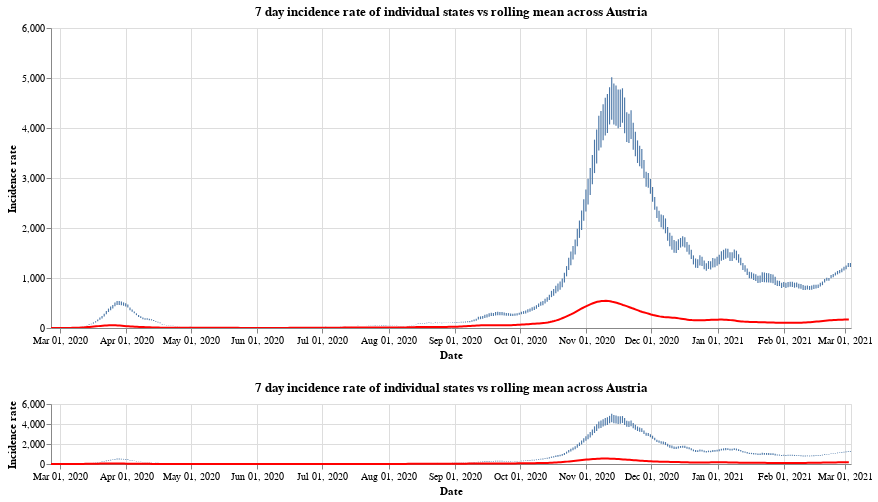

Notebook source saved alongside this figure:
### Markdown cell above
Finally we have the

### Code cell
#collapse
brush = alt.selection(type='interval', encodings=['x'])
states = at_data['Bundesland'].unique()
states.sort()

selection = alt.selection_single(
    name='Select',
    fields=['Bundesland'],
    init={'Bundesland': 'Vorarlberg'},
    bind={'Bundesland': alt.binding_select(options=states)}
)

# scatter plot, modify opacity based on selection
bars = alt.Chart(at_data).mark_bar().add_selection(
    selection
).encode(
    x=alt.X("yearmonthdate(Time):T", axis=alt.Axis(title='Date')),
    y=alt.Y("SiebenTageInzidenzFaelle:Q", axis=alt.Axis(title='Incidence rate')),
    tooltip='SiebenTageInzidenzFaelle:Q',
    opacity=alt.condition(selection, alt.value(1), alt.value(0))
).properties(title=f'7 day incidence rate of individual states vs rolling mean across Austria', width=800)

line = alt.Chart(all_austria).mark_line(
    color='red',
    size=2,
).transform_window(
    rolling_mean='mean(SiebenTageInzidenzFaelle)',
    frame=[0, 7]
).encode(
    x='yearmonthdate(Time):T',
    y='rolling_mean:Q'
)

base = alt.layer(bars, line)
upper_bars = bars.encode(
    alt.X('yearmonthdate(Time):T',axis=alt.Axis(title='Date'),
          scale=alt.Scale(domain=brush))
)
upper_line = line.encode(
    alt.X('yearmonthdate(Time):T',axis=alt.Axis(title='Date'),
          scale=alt.Scale(domain=brush))
)

upper = alt.layer(upper_bars, upper_line)

lower = base.properties(
    height=60
).add_selection(brush)
upper & lower

### Figure 1 — Vega-Lite specification as saved in the notebook (floating-point values rounded to 4 significant figures; data arrays with more than 128 entries replaced by an {"elided": "..."} marker saying what was removed)
{"config": {"view": {"continuousWidth": 400, "continuousHeight": 300}}, "vconcat": [{"layer": [{"data": {"name": "data-84c5f18140093a6f29cc3582fcdb5353"}, "mark": "bar", "encoding": {"opacity": {"condition": {"value": 1, "selection": "Select"}, "value": 0}, "tooltip": {"type": "quantitative", "field": "SiebenTageInzidenzFaelle"}, "x": {"type": "temporal", "axis": {"title": "Date"}, "field": "Time", "scale": {"domain": {"selection": "selector003"}}, "timeUnit": "yearmonthdate"}, "y": {"type": "quantitative", "axis": {"title": "Incidence rate"}, "field": "SiebenTageInzidenzFaelle"}}, "selection": {"Select": {"type": "single", "fields": ["Bundesland"], "init": {"Bundesland": "Vorarlberg"}, "bind": {"Bundesland": {"input": "select", "options": ["Burgenland", "Kärnten", "Niederösterreich", "Oberösterreich", "Salzburg", "Steiermark", "Tirol", "Vorarlberg", "Wien", "Österreich"]}}}}, "title": "7 day incidence rate of individual states vs rolling mean across Austria", "width": 800}, {"data": {"name": "data-1c46c1cc00b6690415c0326eecd9dc45"}, "mark": {"type": "line", "color": "red", "size": 2}, "encoding": {"x": {"type": "temporal", "axis": {"title": "Date"}, "field": "Time", "scale": {"domain": {"selection": "selector003"}}, "timeUnit": "yearmonthdate"}, "y": {"type": "quantitative", "field": "rolling_mean"}}, "transform": [{"window": [{"op": "mean", "field": "SiebenTageInzidenzFaelle", "as": "rolling_mean"}], "frame": [0, 7]}]}]}, {"layer": [{"data": {"name": "data-84c5f18140093a6f29cc3582fcdb5353"}, "mark": "bar", "encoding": {"opacity": {"condition": {"value": 1, "selection": "Select"}, "value": 0}, "tooltip": {"type": "quantitative", "field": "SiebenTageInzidenzFaelle"}, "x": {"type": "temporal", "axis": {"title": "Date"}, "field": "Time", "timeUnit": "yearmonthdate"}, "y": {"type": "quantitative", "axis": {"title": "Incidence rate"}, "field": "SiebenTageInzidenzFaelle"}}, "selection": {"Select": {"type": "single", "fields": ["Bundesland"], "init": {"Bundesland": "Vorarlberg"}, "bind": {"Bundesland": {"input": "select", "options": ["Burgenland", "Kärnten", "Niederösterreich", "Oberösterreich", "Salzburg", "Steiermark", "Tirol", "Vorarlberg", "Wien", "Österreich"]}}}, "selector003": {"type": "interval", "encodings": ["x"]}}, "title": "7 day incidence rate of individual states vs rolling mean across Austria", "width": 800}, {"data": {"name": "data-1c46c1cc00b6690415c0326eecd9dc45"}, "mark": {"type": "line", "color": "red", "size": 2}, "encoding": {"x": {"type": "temporal", "field": "Time", "timeUnit": "yearmonthdate"}, "y": {"type": "quantitative", "field": "rolling_mean"}}, "transform": [{"window": [{"op": "mean", "field": "SiebenTageInzidenzFaelle", "as": "rolling_mean"}], "frame": [0, 7]}]}], "height": 60}], "$schema": "https://vega.github.io/schema/vega-lite/v4.8.1.json", "datasets": {"data-84c5f18140093a6f29cc3582fcdb5353": {"elided": "3720 records"}, "data-1c46c1cc00b6690415c0326eecd9dc45": {"elided": "372 records"}}}
